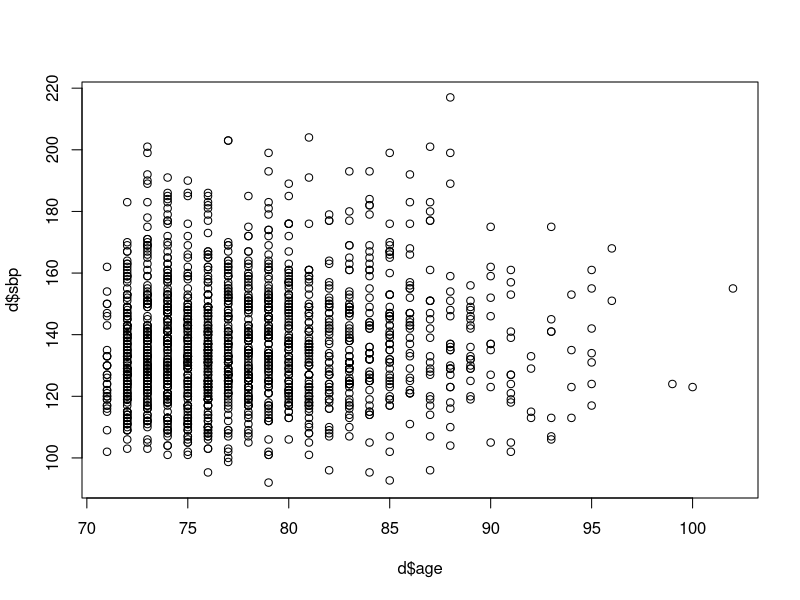
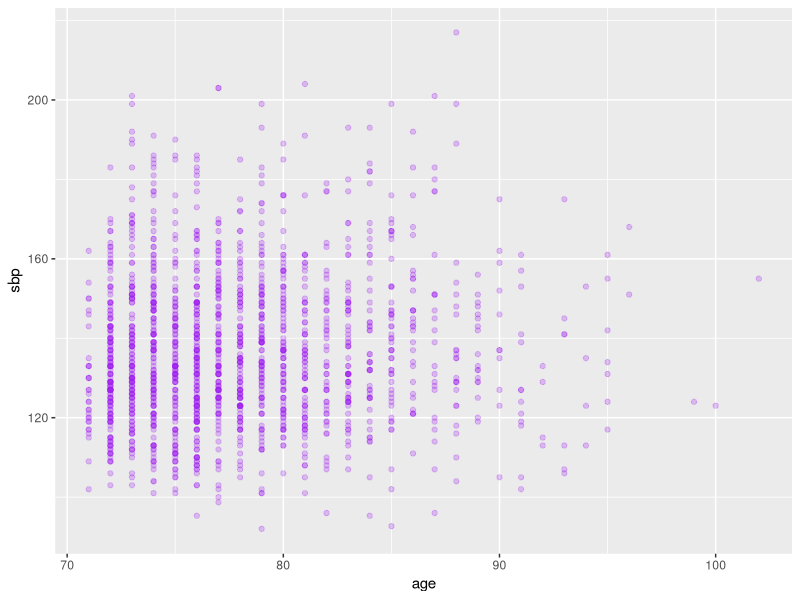

Source code (R) for these figures, in order:
## ---- chunk 1
knitr::opts_chunk$set(echo = TRUE)
## ---- chunk 2
rm(list=ls())
library(tidyverse)
library(ggplot2)
d <- read.csv("data/lab01 dataset/ebchf3.csv") # specify local filepath, in quotations

## ---- chunk 3
head(d)
## ---- chunk 4
table(d$csmok)
d %>% 
  group_by(csmok) %>%
  summarise(n=n()) %>%
  ungroup()
## ---- chunk 5
d %>% 
  group_by(csmok) %>%
  summarise(n=n(),
            pct = n()/nrow(d)) %>%
  ungroup()

table(d$csmok)/nrow(d)
## ---- chunk 6
d.smok <- d %>% filter(csmok==1)
## ---- chunk 7
d.nonsmok <- d %>% filter(csmok==0)
t.test(d.smok$sbp, d.nonsmok$sbp)
## ---- chunk 8
fit.csmok <- lm(sbp ~ csmok, data = d)
summary(fit.csmok)
## ---- chunk 9
cor(d$age, d$sbp)
## ---- chunk 10
plot(d$age,d$sbp)
ggplot(data=d,aes(x=age,y=sbp)) + 
  geom_point(color="purple",alpha=0.25)
## ---- chunk 11
d$age_80 <- d$age-80
fit.age <- glm(sbp~age_80,data=d)
summary(fit.age)
## ---- chunk 12
d$predicted_sbp <- predict(fit.age, d)

MSS <- sum( (d$predicted_sbp - mean(d$sbp))^2 )
MSS
## ---- chunk 13
d$residual <- d$sbp - d$predicted_sbp
RSS <- sum(d$residual^2)
RSS
## ---- chunk 14
summary(fit.age)$deviance
## ---- chunk 15
TSS <- sum( (d$sbp - mean(d$sbp))^2 )
TSS
## ---- chunk 16
MSS+RSS
## ---- chunk 17
MSS/TSS
## ---- chunk 18
fit.age.lm <- lm(sbp~age_80,data=d)
summary(fit.age.lm)
## ---- chunk 19
cor(d$age_80,d$sbp)
## ---- chunk 20
cor(d$age_80,d$sbp)^2
